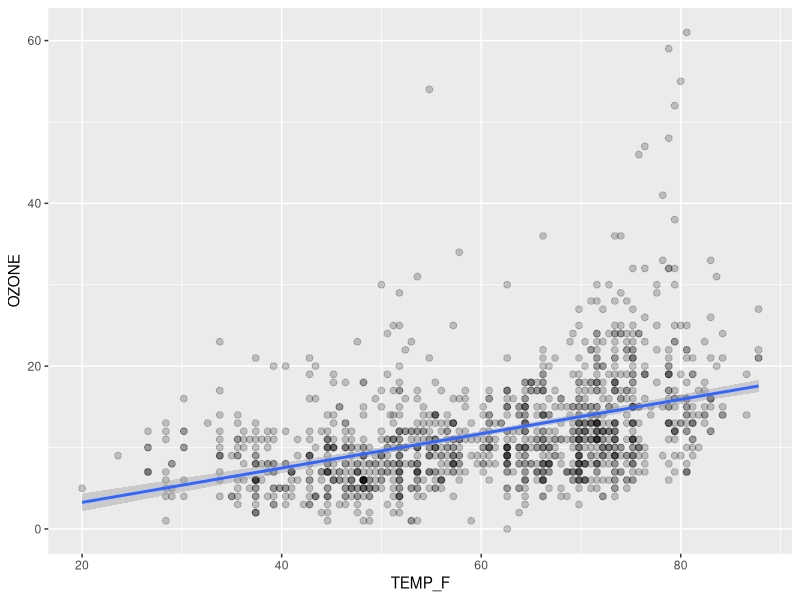

This chart was generated by the following R code: (Note: this script raises an error after producing the figure.)
library(tidyverse)


## Load the data -----------------------------------------------------------------------

air_data <- read_csv("data/OZONE_samples.csv")


## View the data -----------------------------------------------------------------------

ggplot(air_data, aes(x = TEMP_F, y = OZONE)) + 
    geom_point(alpha = 0.2, size = 2) +
    geom_smooth(method = "lm")


## Clean the ozone data -----------------------------------------------------------------

# Drop values out of range
air_data <- air_data %>% filter(OZONE > 0, TEMP_F < 199) 

# Convert all samples to PPB
air_data <- air_data %>% 
            mutate(OZONE = ifelse(UNITS == "PPM", OZONE * 1000, OZONE)) 
            
            
